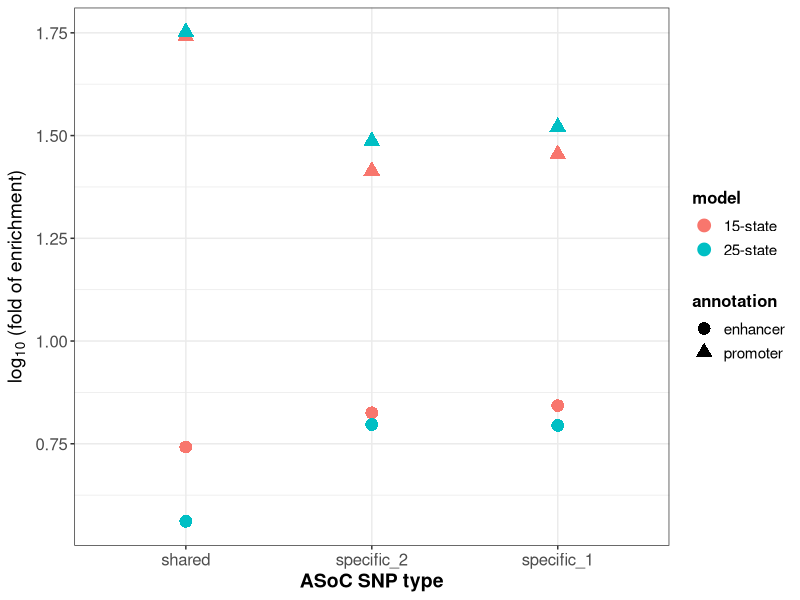
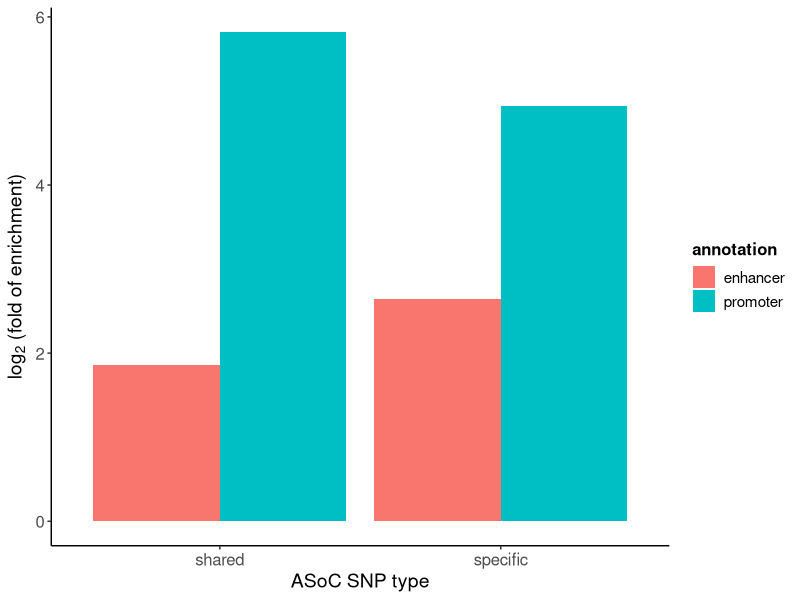
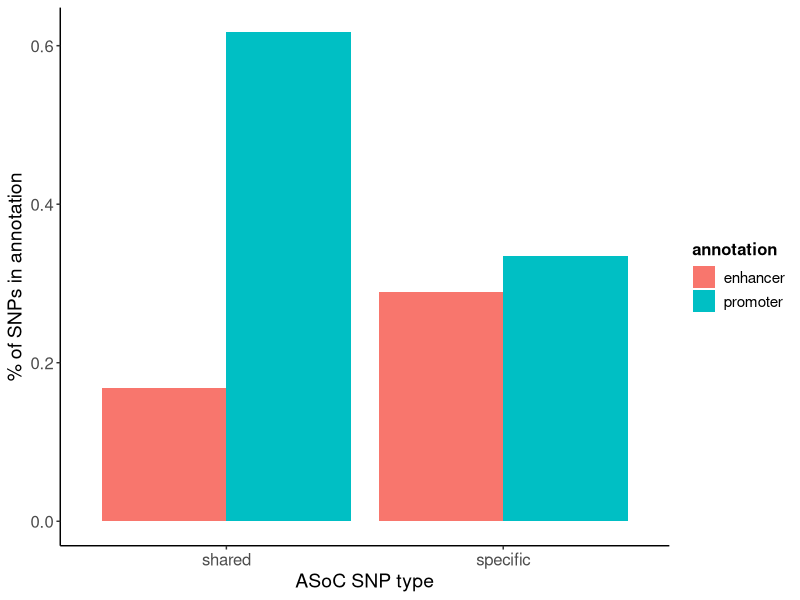

These figures' R source, in order:
## ---- chunk 1
knitr::opts_chunk$set(fig.width=6, fig.height=4, fig.path='Figs/',
  echo=TRUE, warning=FALSE, message=FALSE, comment = NA, fig.align = 'center')
## ---- chunk 2
library(data.table)
library(dplyr)
library(ggplot2)
library(knitr)
library(kableExtra)
options(stringsAsFactors = F)
## ---- chunk 3
p.enh <- 97325800/(3.2*10^9) # 0.03
p.prom <- 22891962/(3.2*10^9) # 0.007
p.enh.new <- 147566576/(3.2*10^9) # 0.046
p.prom.new <- 34972125/(3.2*10^9) # 0.011
coverage <- data.frame(matrix(c(p.prom,p.prom.new,p.enh,p.enh.new),nrow = 2))
names(coverage) <- c('promoter coverage','enhancer coverage')
row.names(coverage) <- c('15-states annotation','25-states annotation')
print(kable(coverage,digits = 4) %>% kable_styling(position = 'center'))
## ---- chunk 4
binom_enrich <- function(p.enh,p.prom,snp_enh,snp_prom,snp_total){
  stats <- data.frame(matrix(c(snp_enh/snp_total,p.enh,
                               snp_prom/snp_total,p.prom),nrow = 2))
  names(stats) <- c('enhancer','promoter')
  fold_enrich <- (log10(stats[1,]/stats[2,]))
  stats[3,] <- fold_enrich
  row.names(stats) <- c('# of SNPs in the element','element coverage',
                        'log10(fold_enrich)')
  print(kable(stats,digits = 4) %>% kable_styling(position = 'center'))
  test1 <- binom.test(snp_enh,snp_total,p.enh, alternative = 'greater')
  cat('Binomial test p value (enhancer):',test1$p.value,'; ')
  test2 <- binom.test(snp_prom,snp_total,p.prom, alternative = 'greater')
  cat('binomial test p value (promoter):',test2$p.value,'.')
  return(fold_enrich)
}
## ---- chunk 5
fold.spec15 <- binom_enrich(p.enh,p.prom,766,737,3618)
## ---- chunk 6
fold.spec25 <- binom_enrich(p.enh.new,p.prom.new,1040,1312,3618)
## ---- chunk 7
fold.spec_new15 <- binom_enrich(p.enh,p.prom,455,415,2237)
## ---- chunk 8
fold.spec_new25 <- binom_enrich(p.enh.new,p.prom.new,646,749,2237)
## ---- chunk 9
fold.shared15 <- binom_enrich(p.enh,p.prom,43,101,256)
## ---- chunk 10
fold.shared25 <- binom_enrich(p.enh.new,p.prom.new,43,158,256)
## ---- chunk 11
fold.df1 <- rbind(fold.shared15,fold.spec_new15,fold.spec15)
fold.df2 <- rbind(fold.shared25,fold.spec_new25,fold.spec25)
fold.ggplot <- data.frame(snp.type = 
                          rep(c('shared','specific_2','specific_1'),time = 4))
fold.ggplot$log10_fold <- c(fold.df1$enhancer,fold.df1$promoter,
                      fold.df2$enhancer,fold.df2$promoter)
fold.ggplot$annotation <- factor(rep(c('enhancer','promoter',
                                'enhancer','promoter'),each = 3))
fold.ggplot$model <- factor(rep(c('15-state','25-state'),each = 6))
fold.ggplot$snp.type <- factor(fold.ggplot$snp.type,
                               levels = c('shared','specific_2','specific_1'))
ggplot(data = fold.ggplot, aes(x=snp.type,y=log10_fold, color=model, shape=annotation)) +
  geom_point(size = 4) + labs(x = 'ASoC SNP type',y = expression(log[10]*' (fold of enrichment)')) + 
  theme_bw() +
  theme(axis.text=element_text(size=12),axis.title=element_text(size=14,face="bold"),
        legend.text = element_text(size = 11), legend.title = element_text(size = 12,face = 'bold'))
## ---- chunk 12
fold.25 <- fold.ggplot[c(7,8,10,11),]
fold.25$snp.type <- as.character(fold.25$snp.type)
fold.25$snp.type[c(2,4)] <- 'specific'
fold.25$snp.type <- factor(fold.25$snp.type)
fold.25$log2_fold <- log2(10^fold.25$log10_fold)
# fold.25$fold <- 10^fold.25$log10_fold

ggplot(data = fold.25, aes(x=snp.type, y=log2_fold, fill=annotation)) +
  geom_bar(stat="identity", position = 'dodge') + theme_classic() +
  labs(x = 'ASoC SNP type',y = expression(log[2]*' (fold of enrichment)')) +
  theme(axis.text=element_text(size=12),axis.title=element_text(size=14),
        legend.text = element_text(size = 11), legend.title = element_text(size = 12,face = 'bold'))
## ---- chunk 13
fold.25$percentage <- c(43/256,646/2237,158/256,749/2237)

ggplot(data = fold.25, aes(x=snp.type, y=percentage, fill=annotation)) +
  geom_bar(stat="identity", position = 'dodge') + theme_classic() +
  labs(x = 'ASoC SNP type',y = '% of SNPs in annotation') +
  theme(axis.text=element_text(size=12),axis.title=element_text(size=14),
        legend.text = element_text(size = 11), legend.title = element_text(size = 12,face = 'bold'))
